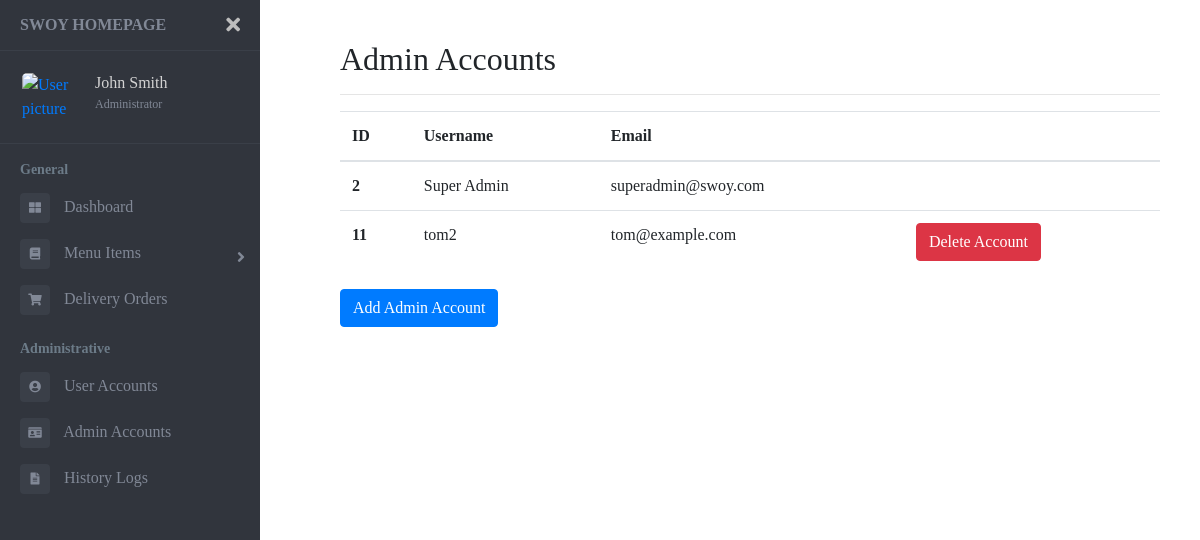
/admin/admin_accounts, run on an earlier commit of the app's database.
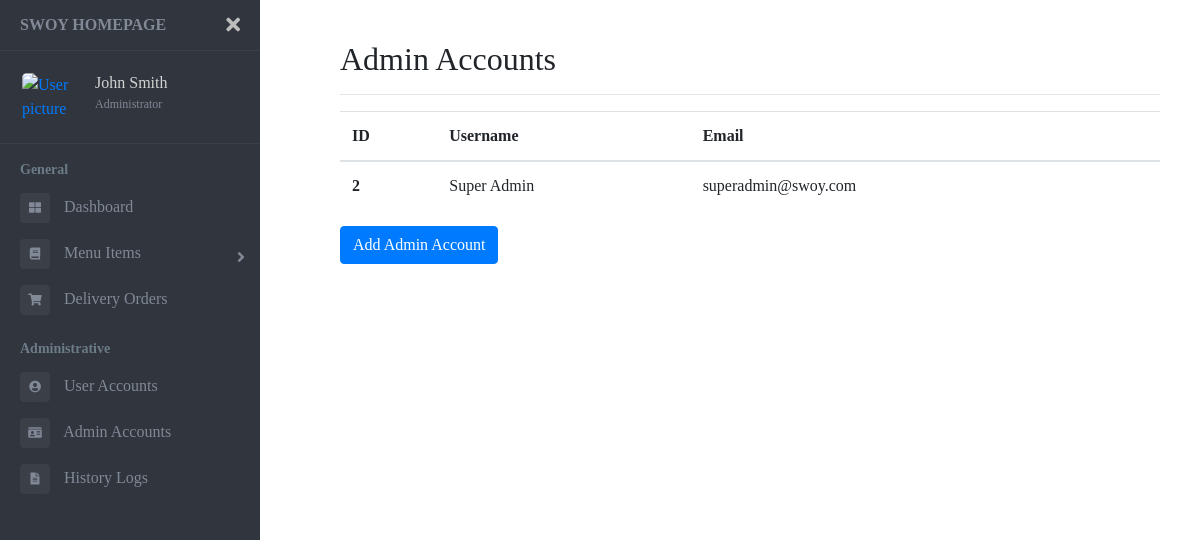
And on a later commit of the database.
### tables this page shows
CREATE TABLE user(
        user_id INTEGER PRIMARY KEY,
        username TEXT NOT NULL,
        email TEXT NOT NULL UNIQUE,
        password TEXT NOT NULL,
        security_qns TEXT NOT NULL,
        security_ans TEXT NOT NULL,
        admin INTEGER NOT NULL);

### app.py (the view)
@app.route("/admin/admin_accounts", methods=["GET", "POST"])
def admin_admin_accounts():
    try:
        user_id = request.args["id"]
        with sqlite3.connect("swoy.db") as conn:
            cursor = conn.cursor()
            cursor.execute(f"SELECT * FROM user WHERE user_id = '{user_id}'")
            user_account = cursor.fetchone()
    except:
        user_account = None
    users = None
    with sqlite3.connect("swoy.db") as conn:
        cursor = conn.cursor()
        cursor.execute(f"SELECT * FROM user WHERE admin = 1")
        users = cursor.fetchall()
    userList = []
    for user in users:
        userList.append({"id": user[0], "username": user[1], "email": user[2]})
    return render_template("admin_admin_accounts.html", admin_title="Admin Accounts", userList=userList, user_account=user_account)

### templates/admin_admin_accounts.html
{% extends "admin_base.html" %}
{% block content %}
<table class="table">
  <thead>
    <tr>
      <th scope="col">ID</th>
      <th scope="col">Username</th>
      <th scope="col">Email</th>
        <th scope="col"></th>
    </tr>
  </thead>
  <tbody>
    {% for user in userList %}
    <tr>
      <th scope="row">{{user.id}}</th>
      <td>{{user.username}}</td>
      <td>{{user.email}}</td>
        {% if user.id != 2 %}
                <td>
                    <a href="{{ url_for('admin_account_delete', id=user.id, user_id=user_account[0]) }}">
                        <button type="submit" class="btn btn-danger" style="color:white;">Delete Account</button>
                    </a>
                </td>
        {% endif %}
    </tr>
    {% endfor %}
  </tbody>
</table>
<a href="{{ url_for('add_admin_account', id=user_account[0]) }}" type="button" class="btn btn-primary" style="color:white;">Add Admin Account</a>
{% endblock %}

What changed in the data, as far as the page shows it:
removed user: id "11", username "tom2", email "tom@example.com"
